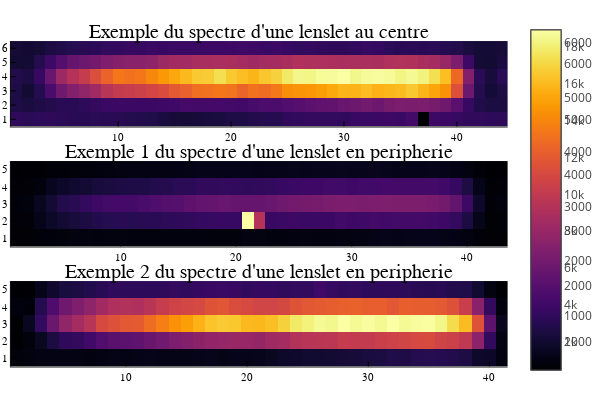

Write notebook code for a chart like this one.
### Code cell
#Test avec donnees lamp pour verifier que la bbox est convenable: si spectre est complet ou decoupee ou pas sur quelques lenslet
f6 = FITS("/home/user/stage/HR_4796-HD_95086/IFS_calib_spec_corrected.fits", "r"); #donnees lamp
B =zeros(2048,2048); #pre-allocate matrix A  Array{Float64}(undef,2048,2048)
read!(f6[1], B);
bbox = BoundingBox(xmin=1012, xmax=1017, ymin=1048, ymax=1091);
ldata = view(B,bbox); # ex lenslet au centre de l'image [1012:1018, 1048:1092]
p1 = heatmap(ldata, title = "Exemple du spectre d'une lenslet au centre")


f7 = FITS("/home/user/stage/HR_4796-HD_95086/IFS_calib_spec_corrected.fits", "r"); #donnees lamp
C =zeros(2048,2048); #pre-allocate matrix A  Array{Float64}(undef,2048,2048)
read!(f7[1], C);
bbox = BoundingBox(xmin=214, xmax=218, ymin=270, ymax=312);
ldata = view(C,bbox); 
p2 = heatmap(ldata, title = "Exemple 1 du spectre d'une lenslet en peripherie")


f8 = FITS("/home/user/stage/HR_4796-HD_95086/IFS_calib_spec_corrected.fits", "r"); #donnees lamp
D =zeros(2048,2048); #pre-allocate matrix A  Array{Float64}(undef,2048,2048)
read!(f7[1], D);
bbox = BoundingBox(xmin=1501, xmax=1505, ymin=1573, ymax=1613);
ldata = view(D,bbox); 
p3 = heatmap(ldata, title = "Exemple 2 du spectre d'une lenslet en peripherie")


plot(p1, p2, p3, legend = false, layout = (3, 1))

### Figure 1 — Plotly figure (JSON) as saved in the notebook; plotly's stock layout.template omitted (floating-point values rounded to 4 significant figures; data arrays with more than 128 entries replaced by an {"elided": "..."} marker saying what was removed)
{"data": [{"colorbar": {"title": ""}, "colorscale": {"elided": "256x2 mixed values"}, "hoverinfo": "none", "name": "y1", "showlegend": false, "showscale": true, "type": "heatmap", "x": [0.5, 1.5, 2.5, 3.5, 4.5, 5.5, 6.5, 7.5, 8.5, 9.5, 10.5, 11.5, 12.5, 13.5, 14.5, 15.5, 16.5, 17.5, 18.5, 19.5, 20.5, 21.5, 22.5, 23.5, 24.5, 25.5, 26.5, 27.5, 28.5, 29.5, 30.5, 31.5, 32.5, 33.5, 34.5, 35.5, 36.5, 37.5, 38.5, 39.5, 40.5, 41.5, 42.5, 43.5, 44.5], "xaxis": "x1", "y": [0.5, 1.5, 2.5, 3.5, 4.5, 5.5, 6.5], "yaxis": "y1", "z": {"elided": "6x44 float values"}, "zmax": 6238.0, "zmin": 1}, {"colorbar": {"title": ""}, "colorscale": {"elided": "256x2 mixed values"}, "hoverinfo": "none", "name": "y1", "showlegend": false, "showscale": true, "type": "heatmap", "x": [0.5, 1.5, 2.5, 3.5, 4.5, 5.5, 6.5, 7.5, 8.5, 9.5, 10.5, 11.5, 12.5, 13.5, 14.5, 15.5, 16.5, 17.5, 18.5, 19.5, 20.5, 21.5, 22.5, 23.5, 24.5, 25.5, 26.5, 27.5, 28.5, 29.5, 30.5, 31.5, 32.5, 33.5, 34.5, 35.5, 36.5, 37.5, 38.5, 39.5, 40.5, 41.5, 42.5, 43.5], "xaxis": "x2", "y": [0.5, 1.5, 2.5, 3.5, 4.5, 5.5], "yaxis": "y2", "z": {"elided": "5x43 float values"}, "zmax": 18930.0, "zmin": 466.0}, {"colorbar": {"title": ""}, "colorscale": {"elided": "256x2 mixed values"}, "hoverinfo": "none", "name": "y1", "showlegend": false, "showscale": true, "type": "heatmap", "x": [0.5, 1.5, 2.5, 3.5, 4.5, 5.5, 6.5, 7.5, 8.5, 9.5, 10.5, 11.5, 12.5, 13.5, 14.5, 15.5, 16.5, 17.5, 18.5, 19.5, 20.5, 21.5, 22.5, 23.5, 24.5, 25.5, 26.5, 27.5, 28.5, 29.5, 30.5, 31.5, 32.5, 33.5, 34.5, 35.5, 36.5, 37.5, 38.5, 39.5, 40.5, 41.5], "xaxis": "x3", "y": [0.5, 1.5, 2.5, 3.5, 4.5, 5.5], "yaxis": "y3", "z": {"elided": "5x41 float values"}, "zmax": 6606.0, "zmin": 495.3}], "layout": {"annotations": [{"font": {"color": "rgba(0, 0, 0, 1.000)", "family": "sans-serif", "size": 20}, "rotation": 0, "showarrow": false, "text": "Exemple du spectre d'une lenslet au centre", "x": 0.5074, "xanchor": "center", "xref": "paper", "y": 1, "yanchor": "top", "yref": "paper"}, {"font": {"color": "rgba(0, 0, 0, 1.000)", "family": "sans-serif", "size": 20}, "rotation": 0, "showarrow": false, "text": "Exemple 1 du spectre d'une lenslet en peripherie", "x": 0.5074, "xanchor": "center", "xref": "paper", "y": 0.6667, "yanchor": "top", "yref": "paper"}, {"font": {"color": "rgba(0, 0, 0, 1.000)", "family": "sans-serif", "size": 20}, "rotation": 0, "showarrow": false, "text": "Exemple 2 du spectre d'une lenslet en peripherie", "x": 0.5074, "xanchor": "center", "xref": "paper", "y": 0.3333, "yanchor": "top", "yref": "paper"}], "height": 400, "margin": {"b": 20, "l": 0, "r": 0, "t": 20}, "paper_bgcolor": "rgba(255, 255, 255, 1.000)", "plot_bgcolor": "rgba(255, 255, 255, 1.000)", "showlegend": false, "width": 600, "xaxis1": {"anchor": "y1", "domain": [0.02138, 0.9934], "gridcolor": "rgba(0, 0, 0, 0.100)", "gridwidth": 0.5, "linecolor": "rgba(0, 0, 0, 1.000)", "mirror": false, "range": [0.5, 44.5], "showgrid": true, "showline": true, "showticklabels": true, "tickangle": 0, "tickcolor": "rgb(0, 0, 0)", "tickfont": {"color": "rgba(0, 0, 0, 1.000)", "family": "sans-serif", "size": 11}, "tickmode": "array", "ticks": "inside", "ticktext": ["10", "20", "30", "40"], "tickvals": [10, 20, 30, 40], "title": "", "titlefont": {"color": "rgba(0, 0, 0, 1.000)", "family": "sans-serif", "size": 15}, "type": "-", "visible": true, "zeroline": false, "zerolinecolor": "rgba(0, 0, 0, 1.000)"}, "xaxis2": {"anchor": "y2", "domain": [0.02138, 0.9934], "gridcolor": "rgba(0, 0, 0, 0.100)", "gridwidth": 0.5, "linecolor": "rgba(0, 0, 0, 1.000)", "mirror": false, "range": [0.5, 43.5], "showgrid": true, "showline": true, "showticklabels": true, "tickangle": 0, "tickcolor": "rgb(0, 0, 0)", "tickfont": {"color": "rgba(0, 0, 0, 1.000)", "family": "sans-serif", "size": 11}, "tickmode": "array", "ticks": "inside", "ticktext": ["10", "20", "30", "40"], "tickvals": [10, 20, 30, 40], "title": "", "titlefont": {"color": "rgba(0, 0, 0, 1.000)", "family": "sans-serif", "size": 15}, "type": "-", "visible": true, "zeroline": false, "zerolinecolor": "rgba(0, 0, 0, 1.000)"}, "xaxis3": {"anchor": "y3", "domain": [0.02138, 0.9934], "gridcolor": "rgba(0, 0, 0, 0.100)", "gridwidth": 0.5, "linecolor": "rgba(0, 0, 0, 1.000)", "mirror": false, "range": [0.5, 41.5], "showgrid": true, "showline": true, "showticklabels": true, "tickangle": 0, "tickcolor": "rgb(0, 0, 0)", "tickfont": {"color": "rgba(0, 0, 0, 1.000)", "family": "sans-serif", "size": 11}, "tickmode": "array", "ticks": "inside", "ticktext": ["10", "20", "30", "40"], "tickvals": [10, 20, 30, 40], "title": "", "titlefont": {"color": "rgba(0, 0, 0, 1.000)", "family": "sans-serif", "size": 15}, "type": "-", "visible": true, "zeroline": false, "zerolinecolor": "rgba(0, 0, 0, 1.000)"}, "yaxis1": {"anchor": "x1", "domain": [0.7043, 0.9415], "gridcolor": "rgba(0, 0, 0, 0.100)", "gridwidth": 0.5, "linecolor": "rgba(0, 0, 0, 1.000)", "mirror": false, "range": [0.5, 6.5], "showgrid": true, "showline": true, "showticklabels": true, "tickangle": 0, "tickcolor": "rgb(0, 0, 0)", "tickfont": {"color": "rgba(0, 0, 0, 1.000)", "family": "sans-serif", "size": 11}, "tickmode": "array", "ticks": "inside", "ticktext": ["1", "2", "3", "4", "5", "6"], "tickvals": [1, 2, 3, 4, 5, 6], "title": "", "titlefont": {"color": "rgba(0, 0, 0, 1.000)", "family": "sans-serif", "size": 15}, "type": "-", "visible": true, "zeroline": false, "zerolinecolor": "rgba(0, 0, 0, 1.000)"}, "yaxis2": {"anchor": "x2", "domain": [0.371, 0.6082], "gridcolor": "rgba(0, 0, 0, 0.100)", "gridwidth": 0.5, "linecolor": "rgba(0, 0, 0, 1.000)", "mirror": false, "range": [0.5, 5.5], "showgrid": true, "showline": true, "showticklabels": true, "tickangle": 0, "tickcolor": "rgb(0, 0, 0)", "tickfont": {"color": "rgba(0, 0, 0, 1.000)", "family": "sans-serif", "size": 11}, "tickmode": "array", "ticks": "inside", "ticktext": ["1", "2", "3", "4", "5"], "tickvals": [1, 2, 3, 4, 5], "title": "", "titlefont": {"color": "rgba(0, 0, 0, 1.000)", "family": "sans-serif", "size": 15}, "type": "-", "visible": true, "zeroline": false, "zerolinecolor": "rgba(0, 0, 0, 1.000)"}, "yaxis3": {"anchor": "x3", "domain": [0.03762, 0.2749], "gridcolor": "rgba(0, 0, 0, 0.100)", "gridwidth": 0.5, "linecolor": "rgba(0, 0, 0, 1.000)", "mirror": false, "range": [0.5, 5.5], "showgrid": true, "showline": true, "showticklabels": true, "tickangle": 0, "tickcolor": "rgb(0, 0, 0)", "tickfont": {"color": "rgba(0, 0, 0, 1.000)", "family": "sans-serif", "size": 11}, "tickmode": "array", "ticks": "inside", "ticktext": ["1", "2", "3", "4", "5"], "tickvals": [1, 2, 3, 4, 5], "title": "", "titlefont": {"color": "rgba(0, 0, 0, 1.000)", "family": "sans-serif", "size": 15}, "type": "-", "visible": true, "zeroline": false, "zerolinecolor": "rgba(0, 0, 0, 1.000)"}}}
